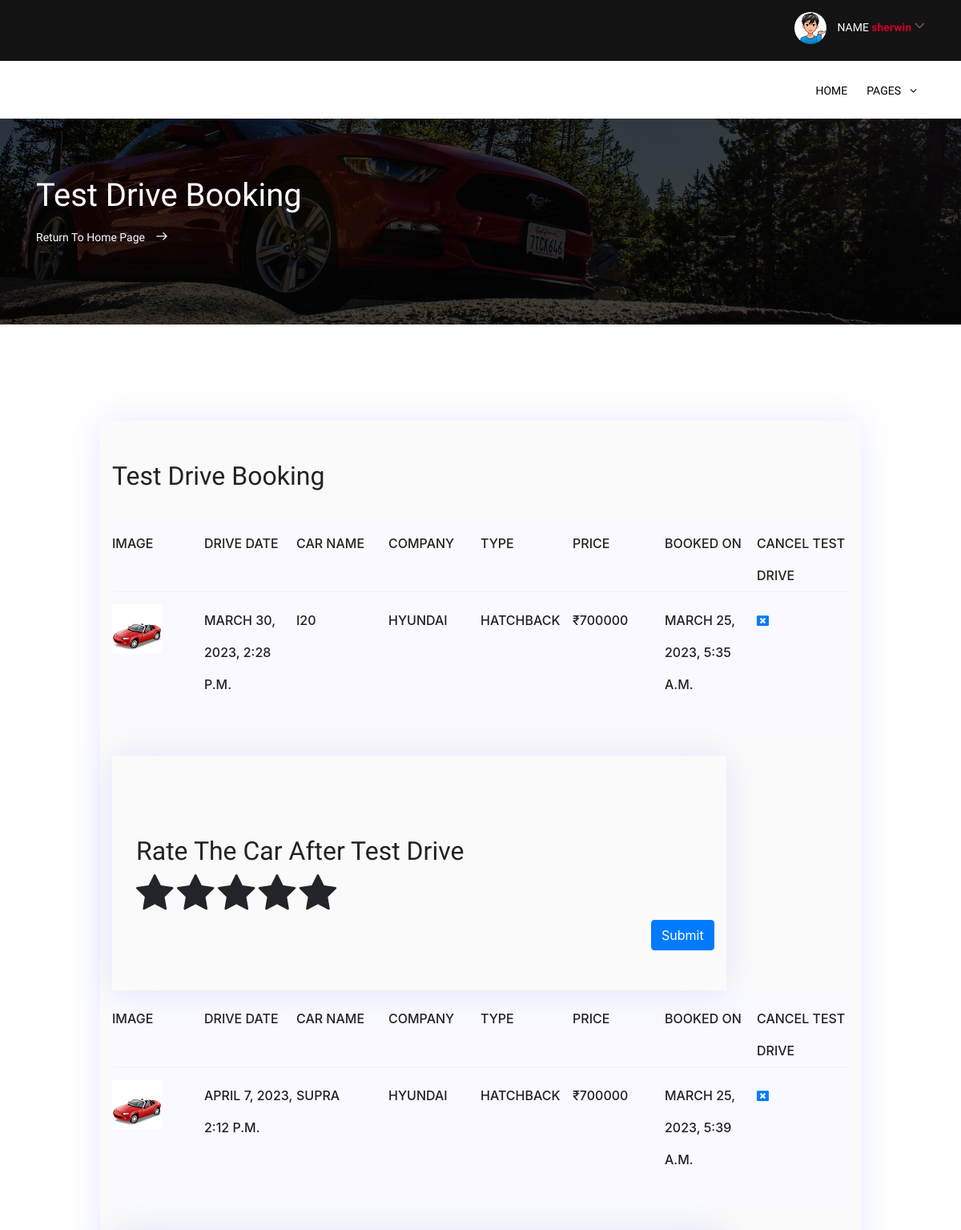
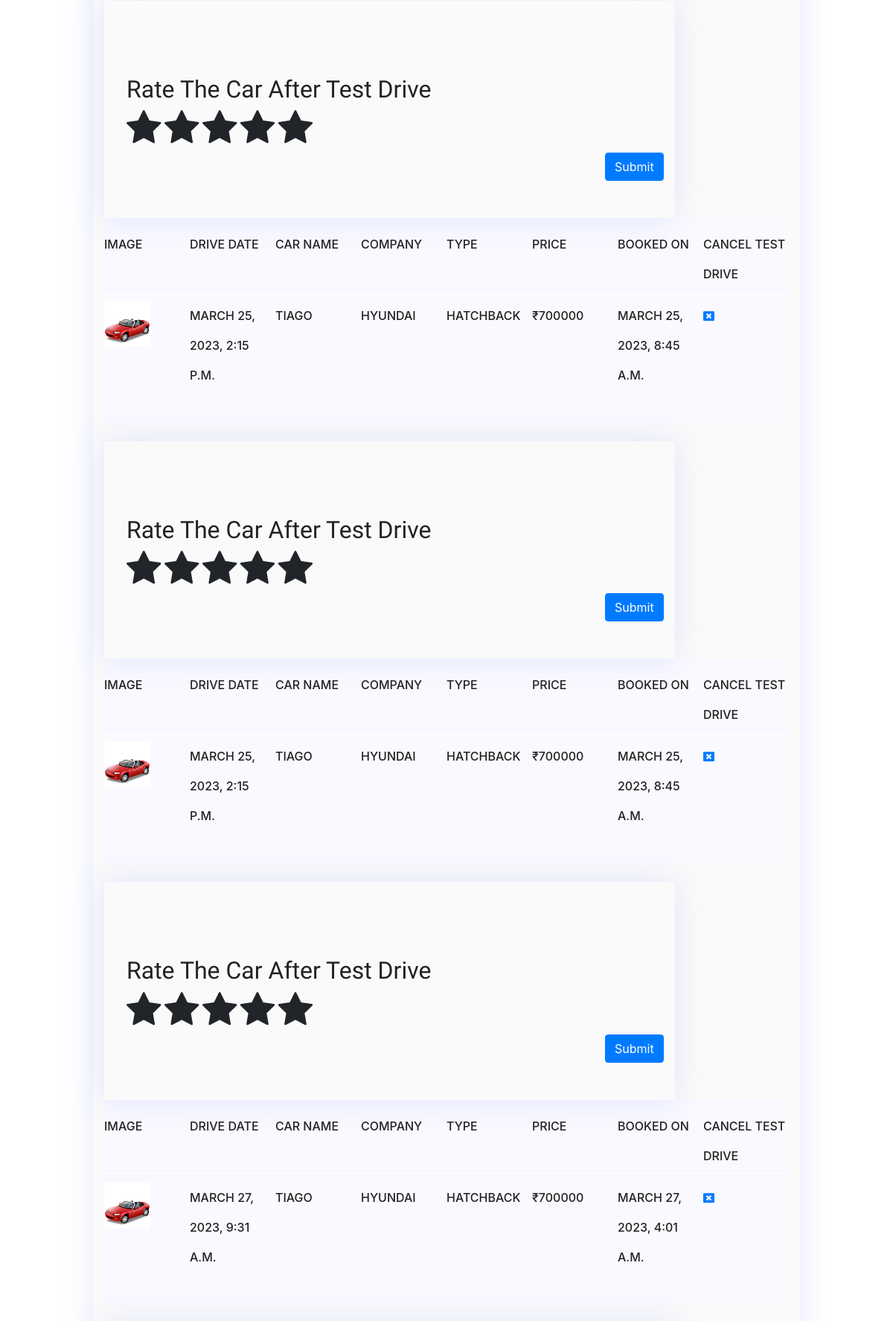
/cars/testdrivecart (signed in, upper part), run on the app's committed database (2 pictures, top to bottom).
### cars/models.py (models this page shows)
class TestDrive(models.Model):
    class Meta:
        db_table = 'TEST DRIVE'
        verbose_name = "Test Drive Booking"
        verbose_name_plural = "Test Drive Bookings"
    id = models.BigAutoField(
        primary_key = True
    )
    Address = models.CharField(default=None,null=True,blank=True,max_length=255,verbose_name="House Address Of Customer")
    LicenceIDNumber = models.CharField(default=None,null=True,blank=True,max_length=255,verbose_name="Licence ID Number Of Customer")
    Pincode = models.IntegerField(verbose_name="Pincode Of Customer")
    ContactNumber = models.CharField(default=None,null=True,blank=True,max_length=255,verbose_name="Contact Number Of Customer")
    application_code = models.UUIDField(default = uuid.uuid4,editable = False,verbose_name="Application Id Of Order")
    State = models.CharField(default=None,null=True,blank=True,max_length=255,verbose_name="State")
    City = models.CharField(default=None,null=True,blank=True,max_length=255,verbose_name="City")
    customerid = models.ForeignKey(User ,default=None,on_delete=models.CASCADE,verbose_name="Customer")
    carnameid = models.ForeignKey(DETAILS,on_delete=models.CASCADE,verbose_name="Car Name")
    Date_of_booking = models.DateTimeField(auto_now_add=True,verbose_name="Date Of Booking")
    Test_drive_rating = models.IntegerField(default=0,null=True,verbose_name="Rating Of The Test Drive")
    dattte = models.DateTimeField(null=True,verbose_name="Customer Perfer Time For Test Drive")

class DETAILS(models.Model):
    class Meta:
        db_table = 'CAR DETAILS'
        verbose_name = "Vechile Information"
        verbose_name_plural = "Car Details"
    id = models.BigAutoField(
        primary_key= True,
    )
    car_name = models.CharField(
        max_length=255,
        verbose_name="Car Name"
        )
    car_type = models.ForeignKey(
        TYPE,on_delete=models.CASCADE,
        verbose_name="Car Type"
        )
    car_company = models.ForeignKey(
        COMPANY,on_delete=models.CASCADE,
        verbose_name="Car Company"
        )
    stock = models.IntegerField(
        verbose_name="Stock Avaliable"
        )
    price = models.IntegerField(
        verbose_name="Price Of Car"
        )
    fuel_efficiency = models.CharField(
        max_length=255,
        verbose_name="Mileage In Kilometers"
        )
    fuel_tank_capacity = models.CharField(
        max_length=255,
        verbose_name="Fuel Tank Capacity In Liter"
        )
    front_suspension = models.CharField(
        max_length=255,
        verbose_name="Suspension Type Front"
        )
    rear_suspension = models.CharField(
        max_length=255,
        verbose_name="Suspension Type Rear"
        )
    tyre_size = models.IntegerField(
        verbose_name="Tyre Size"
        )
    front_brake = models.CharField(
        max_length=255,
        verbose_name="Front Brake Type"
        )
    rear_brake = models.CharField(
        max_length=255,
        verbose_name="Rear Brake Type"
        )
    ground_clearance = models.CharField(
        max_length=255,
        verbose_name="Ground Clearance In mm"
        )
    seating_capacity = models.IntegerField(
        verbose_name="Total Seat"
        )
    boot_capacity = models.IntegerField(
        verbose_name="Capacity Of Boot Space In Liter"
        )
    max_torque = models.IntegerField(
        verbose_name="Max Torque"
        )
    tra = models.TextChoices(
        'tra', 'Manual Automatic',
        )
    trasmission = models.CharField(
        default=None,
        choices=tra.choices,
        null=True,blank=True,
        max_length=255,
        verbose_name="Type Of Trasmission"
        )
    cylinders = models.IntegerField(
        verbose_name="Max Number Of Cylinders"
        )
    engine_cc = models.IntegerField(
        verbose_name="Engine CC Of Car"
        )
    image1 = models.ImageField(
        upload_to="image/media/",
        blank=True,
        null=True,
        verbose_name="Exterior Image Of Car"
        )
    image2 = models.ImageField(
        upload_to="image/media/",
        blank=True,
        null=True,
        verbose_name="Interior Image Of Car"
        )
    image3 = models.ImageField(
        upload_to="image/media/",
        blank=True,
        null=True,
        verbose_name="Total Look"
        )
    fuel = models.TextChoices('fuel',
        'PETROL DIESEL ELETRIC',
    )
    fuel_type = models.CharField(
        default=None,
        choices=fuel.choices,
        null=True,
        blank=True,
        max_length=255,
        verbose_name="What Type Of Energy Using (Fuel TYPE)"
        )
    average_rating = models.FloatField(default=0.0,null=True,verbose_name="Average Rating Of Car")
    def __str__(self):
        return self.car_name

### cars/views.py (the view)
# urls.py: path('testdrivecart',views.testdrivecart,name='testdrivecart'),
def testdrivecart(request):
    if 'username' in request.session:
        customer = TestDrive.objects.filter(customerid=request.user)
        if not customer:
            return render(request,'trail4.html')
        else:
            carnameid = customer[0].carnameid
            car_company = DETAILS.objects.filter(car_name=carnameid).values('car_company')
            car_company_name = COMPANY.objects.filter(pk=car_company[0].get("car_company")).values('name')
            carscompanynames = car_company_name[0].get("name")
            car_type = DETAILS.objects.filter(car_name=carnameid).values('car_type')
            car_type_name = TYPE.objects.filter(pk=car_type[0].get("car_type")).values('name')
            cartypenames = car_type_name[0].get("name")
            price = DETAILS.objects.filter(car_name=carnameid).values('price')
            priceof = price[0].get("price")
            return render(request,'test_drive_cart.html',{'customer':customer,'carscompanynames':carscompanynames,'cartypenames':cartypenames,'priceof':priceof})
    return redirect('signin')

### cars/templates/test_drive_cart.html (shortened to what this page needs)
{% load static %}
<!DOCTYPE html>
<html lang="en">
<head>
        <link rel="stylesheet" href="{% static 'css/linearicons.css' %}">
        <link rel="stylesheet" href="{% static 'css/font-awesome.min.css' %}">
        <link rel="stylesheet" href="{% static 'css/bootstrap.css' %}">
        <link rel="stylesheet" href="{% static 'css/magnific-popup.css' %}">
        <link rel="stylesheet" href="{% static 'css/nice-select.css' %}">
        <link rel="stylesheet" href="{% static 'css/animate.min.css' %}">
        <link rel="stylesheet" href="{% static 'css/owl.carousel.css' %}">
        <link rel="stylesheet" href="{% static 'css/main.css' %}">
        <link rel = "stylesheet" href = "https://cdnjs.cloudflare.com/ajax/libs/twitter-bootstrap/4.4.1/css/bootstrap.min.css">
    <link rel = "stylesheet" href = "https://cdnjs.cloudflare.com/ajax/libs/font-awesome/4.7.0/css/font-awesome.min.css">
    </head>
    <body>
          <header id="header">
              <div class="header-top bg-1">
                <div class="container">
                    <div class="row">
                        <div class="col-md-7 col-xs-12 hide_column">
                        </div>
                        <div class="col-lg-5 col-md-12 col-xs-12">
                            <div class="header-top-right text-right">
                                <ul class="account">
                                    <li>
                                        <a href="#">
                                            <img src="{% static 'img/boogyman.png' %}" alt="">
                                            NAME  <span> {{user.first_name}}
                                            <i class="fa fa-angle-down"></i></span>
                                        </a>
                                        </ul>
                            </div>
                        </div>
                    </div>
                </div>
            </div>
            <div class="header-bottom">
                <div class="container">
                    <div class="row align-items-center d-flex">
                        <div class="col-lg-2 col-md-2">
                            <div id="logo">
                            </div>
                        </div>
                           <div class="col-lg-10 col-md-2">
                          <nav id="nav-menu-container">
                            <ul class="nav-menu float-right">
                              <li class="menu-has-children"><a href="{% url 'index' %}">Home</a>
                              </li>
                              <li class="menu-has-children"><a href="">Pages</a>
                              </li>
                            </ul>
                          </nav>
                      </div>
                    </div>
                </div>
            </div>
          </header>
        <section class="banner-area relative" id="home">
            <div class="overlay overlay-bg"></div>
            <div class="container">
                <div class="row d-flex align-items-center justify-content-center">
                    <div class="about-content col-lg-12">
                        <h1 class="text-white">
                            Test Drive Booking
                        </h1>
                        <p class="text-white link-nav mt-3"><a href="{% url 'index' %}">Return To Home Page </a>  <span class="lnr lnr-arrow-right"></span></p>
                    </div>
                </div>
            </div>
        </section>
        <section class="cart_area mb-30 pt-120">
            <div class="container">
                <div class="row d-flex justify-content-center">
                    <div class="cart_content col-lg-10">
                        <div class="cart-top-border">
                            <h2 class="mb-30"> Test Drive Booking</h2>
                            {% if Order %}
                            <h3 class="generic-blockquote mt-3">{{a}} <i class="fa fa-frown-o" aria-hidden="true"></i></h3>
                            {% else %}
                            {% for Order in customer %}
                            <div class="progress-table-wrap">
                                <div class="progress-table">
                                    <div class="table-head">
                                        <div class="image">Image</div>
                                        <div class="image">Drive Date</div>
                                        <div class="image">Car Name</div>
                                        <div class="image">Company</div>
                                        <div class="image">Type</div>
                                        <div class="image">Price</div>
                                        <div class="image">Booked On</div>
                                        <div class="image">Cancel Test Drive</div>
                                    </div>
                                    <div class="table-row">
                                        <div class="image"> <img src="{% static 'img/shopping-cart1.jpg' %}" alt="flag"></div>
                                        <div class="image">{{Order.dattte}}</div>
                                        <div class="image">{{Order.carnameid}}</div>
                                        <div class="image">{{carscompanynames}}</div>
                                        <div class="image">{{cartypenames}}</div>
                                        <div class="image">₹{{priceof}}</div>
                                        <div class="image">{{Order.Date_of_booking}}</div>
                                        <div class="image"><a href="{% url 'testdrivecancel' oid=Order.id %}"><i class="fa fa-window-close" aria-hidden="true" style="font-size:15px;"></i></a></div>
                                    </div>
                                </div>
                            </div><br>
                            <div class="cart_content col-lg-10">
                                <form action="{% url 'testdriverating' %}" method="post" enctype="multipart/form-data">
                                <div class="container">
                                    <h2 style="margin-top: 50px;">Rate The Car After Test Drive</h2>
                                    <div class="con">
                                        <label for="{{ Order.id }}-st1">
                                            <i class="fa fa-star" aria-hidden="true"></i>
                                        </label>
                                        <label for="{{ Order.id }}-st2">
                                            <i class="fa fa-star" aria-hidden="true"></i>
                                        </label>
                                        <label for="{{ Order.id }}-st3">
                                            <i class="fa fa-star" aria-hidden="true"></i>
                                        </label>
                                        <label for="{{ Order.id }}-st4">
                                            <i class="fa fa-star" aria-hidden="true"></i>
                                        </label>
                                        <label for="{{ Order.id }}-st5">
                                            <i class="fa fa-star" aria-hidden="true"></i>
                                        </label>
                                    </div>
                                </div>
                                <div class="row">
                                    <div class="col d-flex justify-content-end">
                                        <button class="btn btn-primary" type="submit">Submit</button>
                                    </div>
                                </div>
                                </form>
                            </div>
                            {% endfor %}
                            {% endif %}
                        </div>
                        <br>
                </div>
            </div>
        </section>
    </body>
</html>

### cars/templates/test_drive_cart.html (style rules this page uses)
.fa-star { font-size : 50px; align-content: center; }

### data on the page
TestDrive: dattte "MARCH 30, 2023, 2:28 P.M.", carnameid "I20", carscompanynames "HYUNDAI", cartypenames "HATCHBACK", priceof "700000", Date_of_booking "MARCH 25, 2023, 5:35 A.M."
TestDrive: dattte "APRIL 7, 2023, 2:12 P.M.", carnameid "SUPRA", carscompanynames "HYUNDAI", cartypenames "HATCHBACK", priceof "700000", Date_of_booking "MARCH 25, 2023, 5:39 A.M."
TestDrive: dattte "MARCH 25, 2023, 2:15 P.M.", carnameid "TIAGO", carscompanynames "HYUNDAI", cartypenames "HATCHBACK", priceof "700000", Date_of_booking "MARCH 25, 2023, 8:45 A.M."
TestDrive: dattte "MARCH 25, 2023, 2:15 P.M.", carnameid "TIAGO", carscompanynames "HYUNDAI", cartypenames "HATCHBACK", priceof "700000", Date_of_booking "MARCH 25, 2023, 8:45 A.M."
TestDrive: dattte "MARCH 27, 2023, 9:31 A.M.", carnameid "TIAGO", carscompanynames "HYUNDAI", cartypenames "HATCHBACK", priceof "700000", Date_of_booking "MARCH 27, 2023, 4:01 A.M."

### other printed values
{{ user.first_name }} "sherwin"
